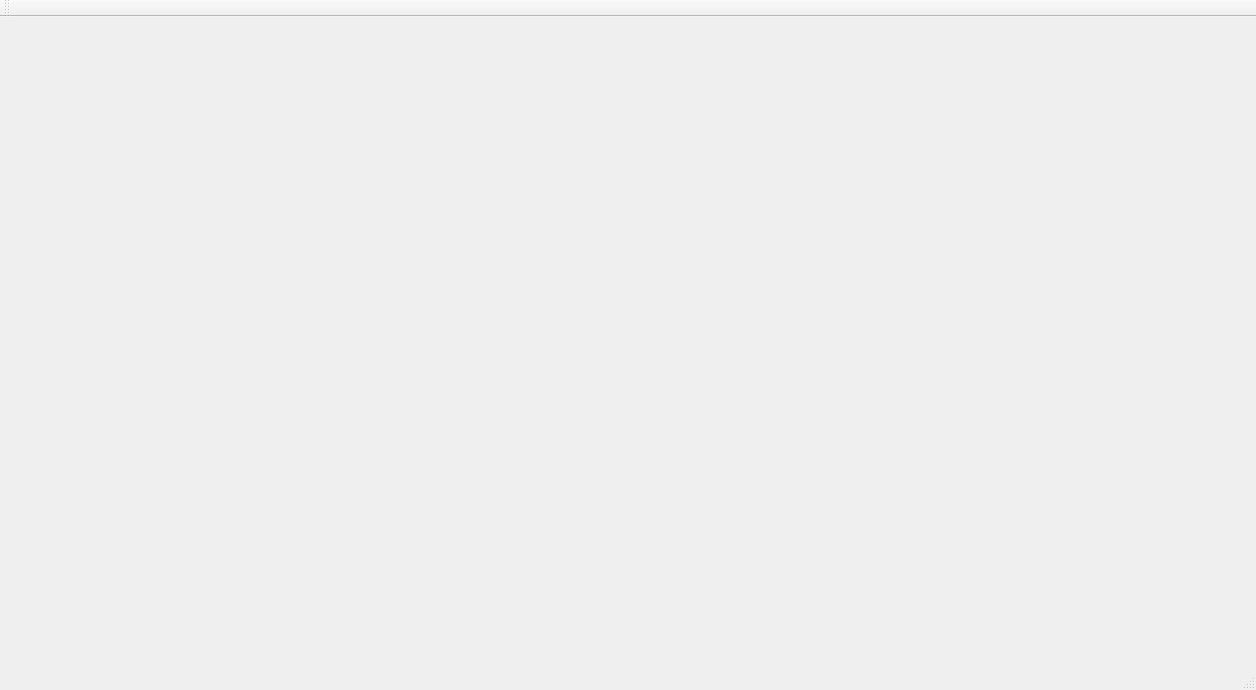
<?xml version="1.0" encoding="UTF-8"?>
<ui version="4.0">
 <class>MainWindow</class>
 <widget class="QMainWindow" name="MainWindow">
  <property name="geometry">
   <rect>
    <x>0</x>
    <y>0</y>
    <width>1256</width>
    <height>690</height>
   </rect>
  </property>
  <property name="windowTitle">
   <string>MainWindow</string>
  </property>
  <widget class="QWidget" name="centralWidget"/>
  <widget class="QMenuBar" name="menuBar">
   <property name="geometry">
    <rect>
     <x>0</x>
     <y>0</y>
     <width>1256</width>
     <height>30</height>
    </rect>
   </property>
  </widget>
  <widget class="QToolBar" name="mainToolBar">
   <attribute name="toolBarArea">
    <enum>TopToolBarArea</enum>
   </attribute>
   <attribute name="toolBarBreak">
    <bool>false</bool>
   </attribute>
  </widget>
  <widget class="QStatusBar" name="statusBar"/>
 </widget>
 <layoutdefault spacing="6" margin="11"/>
 <resources/>
 <connections/>
</ui>
